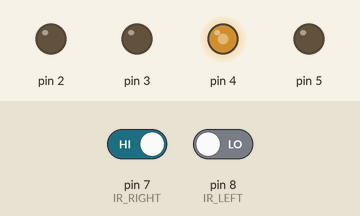
Simulated run of this sketch. Board: Arduino Uno, built with avr-gcc and run on an emulated ATmega328P. Parts: output pins drawn as LEDs (lit = HIGH). Inputs (shaded band) come from the test bench; at power-on: pin 7 (IR_RIGHT) HIGH, pin 8 (IR_LEFT) LOW.

Above: at 1.2 s.
1.3 s: pin 7 (IR_RIGHT) driven LOW
At 1.8 s:
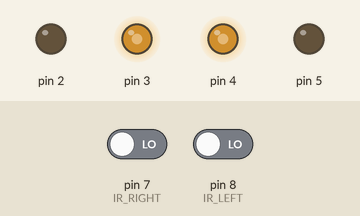
2.8 s: pin 8 (IR_LEFT) driven HIGH
At 3.7 s:
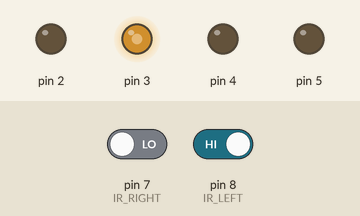
4.3 s: pin 7 (IR_RIGHT) driven HIGH
At 5.0 s:
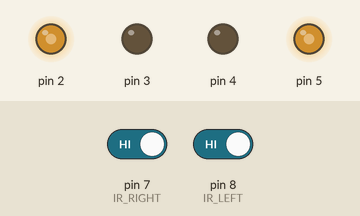
Timing chart, 0 to 7.3 s (numbered marks = the images above; inputs shaded):
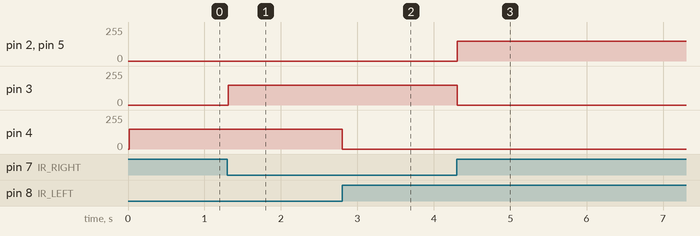

The sketch:

Lesson6ObstacleAvoidance.ino
```cpp
#include <SoftPWM.h>

// Define pins
// left motors
const int in1 = 2;
const int in2 = 3;

// right motors
const int in3 = 4;
const int in4 = 5;

// IR modules
#define IR_RIGHT 7
#define IR_LEFT 8

void setup() {
  // Initialize SoftPWM
  SoftPWMBegin();

  // set IR modules to input
  pinMode(IR_RIGHT, INPUT);
  pinMode(IR_LEFT, INPUT);
}

void loop() {
  int rightSensor = digitalRead(IR_RIGHT);
  int leftSensor = digitalRead(IR_LEFT);

  if (rightSensor == 0 && leftSensor == 1) {  // obstacle on right side
    backRight(150);
  } else if (rightSensor == 1 && leftSensor == 0) {  // obstacle on left side
    backLeft(150);
  } else if (rightSensor == 0 && leftSensor == 0) {  // obstacle on both sides
    backward(150);
  } else {  // no obstacles
    forward(150);
  }
}

// functions
void forward(int speed) {  // moves forwards
  SoftPWMSet(in1, speed);
  SoftPWMSet(in2, 0);

  SoftPWMSet(in3, 0);
  SoftPWMSet(in4, speed);
}

void backward(int speed) {  // moves backward
  SoftPWMSet(in1, 0);
  SoftPWMSet(in2, speed);

  SoftPWMSet(in3, speed);
  SoftPWMSet(in4, 0);
}

void right(int speed) {  // turns right
  SoftPWMSet(in1, 0);
  SoftPWMSet(in2, speed);

  SoftPWMSet(in3, 0);
  SoftPWMSet(in4, speed);
}

void left(int speed) {  // turns left
  SoftPWMSet(in1, speed);
  SoftPWMSet(in2, 0);

  SoftPWMSet(in3, speed);
  SoftPWMSet(in4, 0);
}

void backRight(int speed) {  // goes back towards the right
  SoftPWMSet(in1, 0);
  SoftPWMSet(in2, speed);

  SoftPWMSet(in3, 0);
  SoftPWMSet(in4, 0);
}

void backLeft(int speed) {  // goes back towards the left
  SoftPWMSet(in1, 0);
  SoftPWMSet(in2, 0);

  SoftPWMSet(in3, speed);
  SoftPWMSet(in4, 0);
}
```

Measured:
- after the input at 1.3 s, pin 3: 0/255 → 150/255 at once
- after the input at 2.8 s, pin 4: 150/255 → 0/255 at once
- after the input at 4.3 s, pin 2, pin 5: 0/255 → 150/255 at once; pin 3: 150/255 → 0/255 at once
